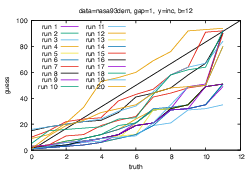

This figure's gnuplot source:
set yrange [0 : 100]
set key top left
set xlabel "truth"
set ylabel "guess"
#set terminal pdf color
set terminal pdf color font "cmr,10" size 3.5in,2.4in
set title "data=nasa93dem, gap=1,  y=inc, b=12"
set arrow 1 from graph 0,0 to 12,100 nohead
set output       "nasa93dem_g1_yinc_b12.pdf
plot for [i=1:*] "nasa93dem_g1_yinc_b12.dat" using 0:i with lines title 'run '.i
